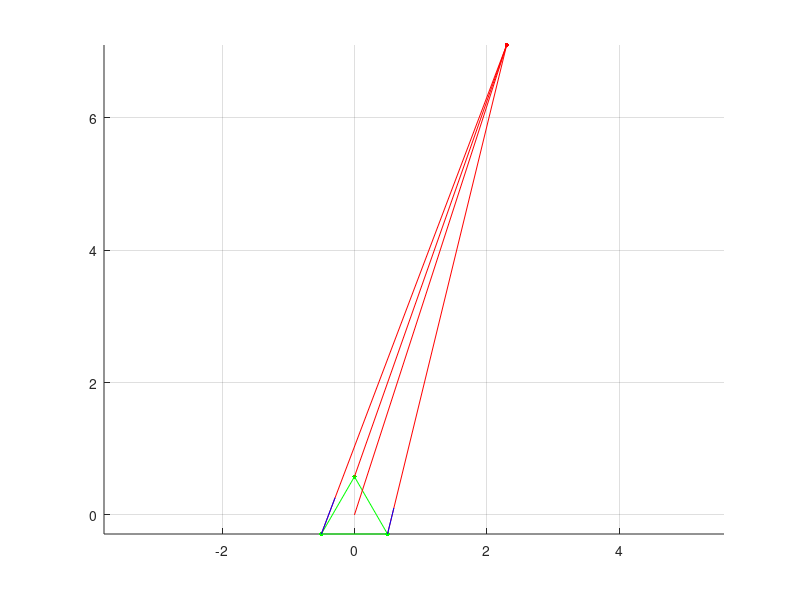

Reproduce this figure in MATLAB. (Note: this script raises an error after producing the figure.)
%Marco Zollinger
clc
clear
close all

%define receiver location (green): equilateral triangle with side length 1
%P1: center top, P2: left low, P3: right low
P1 = [0 sqrt(3)/3 0];
P2 = [-0.5 -sqrt(3)/6 0];
P3 = [0.5 -sqrt(3)/6 0];

%define sound source location (red)
S = [2.3 7.1 10];

%calculate boundaries for approximate heading
[ab(2), ab(1)] = pol2cart(deg2rad(60), 10);
[bc(2), bc(1)] = pol2cart(deg2rad(120), 10);
[cd(2), cd(1)] = pol2cart(deg2rad(180), 10);
[de(2), de(1)] = pol2cart(deg2rad(240), 10);
[ef(2), ef(1)] = pol2cart(deg2rad(300), 10);
[fa(2), fa(1)] = pol2cart(deg2rad(0), 10);

%distances between the source and every receiver
s1 = norm(P1-S);
s2 = norm(P2-S);
s3 = norm(P3-S);

%calculate approximate heading and reference station
if ((s1 <= s3) && (s3 <= s2))
    %sector a -> 30deg
    approxdeg = 30;
    ref = 1;
elseif ((s3 <= s1) && (s1 <= s2))
    %sector b -> 90deg
    approxdeg = 90;
    ref = 3;
elseif ((s3 <= s2) && (s2 <= s1))
    %sector c -> 150deg
    approxdeg = 150;
    ref = 3;
elseif ((s2 <= s3) && (s3 <= s1))
    %sector d -> 210deg
    approxdeg = 210;
    ref = 2;
elseif ((s2 <= s1) && (s1 <= s3))
    %sector e -> 270deg
    approxdeg = 270;
    ref = 2;
elseif ((s1 <= s2) && (s2 <= s3))
    %sector f -> 330deg
    approxdeg = 330;
    ref = 1;
end
[approxS(2), approxS(1)] = pol2cart(deg2rad(approxdeg), 1);

%calculate distance differences
if ref==1
    ds1 = s1 - s1;  %yes, zero
    ds2 = s2 - s1;
    ds3 = s3 - s1;
elseif ref==2
    ds1 = s1 - s2;
    ds2 = s2 - s2;  %yes, zero
    ds3 = s3 - s2;
elseif ref ==3
    ds1 = s1 - s3;
    ds2 = s2 - s3;
    ds3 = s3 - s3;  %yes, zero
end

%time differences between the receivers
c = 343;    %speed of sound in air
dt1 = ds1 / c;
dt2 = ds2 / c;
dt3 = ds3 / c;

%draw locations on map
figure(1)
hold on
axis equal
grid on
scatter(P1(1), P1(2), 10, [0 1 0], 'filled');
scatter(P2(1), P2(2), 10, [0 1 0], 'filled');
scatter(P3(1), P3(2), 10, [0 1 0], 'filled');
scatter(S(1), S(2), 10, [1 0 0], 'filled');
plot([P1(1) P2(1)],[P1(2) P2(2)], 'g');
plot([P2(1) P3(1)],[P2(2) P3(2)], 'g');
plot([P3(1) P1(1)],[P3(2) P1(2)], 'g');

% plot([0 ab(1)],[0 ab(2)], 'g');
% plot([0 bc(1)],[0 bc(2)], 'g');
% plot([0 cd(1)],[0 cd(2)], 'g');
% plot([0 de(1)],[0 de(2)], 'g');
% plot([0 ef(1)],[0 ef(2)], 'g');
% plot([0 fa(1)],[0 fa(2)], 'g');
% 
% scatter(approxS(1), approxS(2), 10, [0 0 1], 'filled');

plot([P1(1) S(1)],[P1(2) S(2)], 'r');
plot([P2(1) S(1)],[P2(2) S(2)], 'r');
plot([P3(1) S(1)],[P3(2) S(2)], 'r');
plot([0 S(1)],[0 S(2)], 'r');

angle = atan2(S(1), S(2)) * 180 / pi + 180

theta = cart2pol(S(1)-P1(1),S(2)-P1(2));
[vpoint(1), vpoint(2)] = pol2cart(theta, ds1);
plot([P1(1) P1(1)+vpoint(1)],[P1(2) P1(2)+vpoint(2)], 'b');

theta = cart2pol(S(1)-P2(1),S(2)-P2(2));
[vpoint(1), vpoint(2)] = pol2cart(theta, ds2);
plot([P2(1) P2(1)+vpoint(1)],[P2(2) P2(2)+vpoint(2)], 'b');

theta = cart2pol(S(1)-P3(1),S(2)-P3(2));
[vpoint(1), vpoint(2)] = pol2cart(theta, ds3);
plot([P3(1) P3(1)+vpoint(1)],[P3(2) P3(2)+vpoint(2)], 'b');

% Initial vector
x0 = [-0.1; -0.1; -0.1];
%x0 = [1; 1; 1];

%dt1 = 0; dt2 = 0; dt3 = 1;
dt1 * 1000
dt2 * 1000
dt3 * 1000

%[x,fval] = fsolve(@(x) tdoa_eq(x, P1, P2, P3, dt1, dt2, dt3), x0);
fone = @(x)jacob3x3(x,dt1,dt2,dt3);
ftwo = @(x)f3(x, dt1, dt2, dt3);
[x,iter] = newtonm(x0,ftwo,fone); 

scatter(x(1), x(2), 10, [0 0 1], 'filled');
